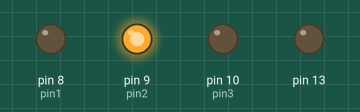
Simulated run of this sketch. Board: Arduino Uno, built with avr-gcc and run on an emulated ATmega328P. Parts: output pins drawn as LEDs (lit = HIGH).

Above: at 1.0 s.
At 3.0 s:
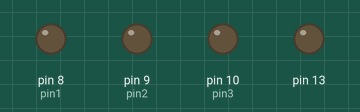
Timing chart, 0 to 5.2 s (numbered marks = the images above):
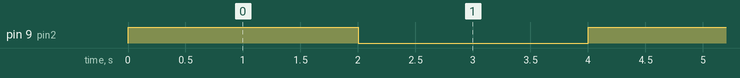

Measured:
- by itself, pin 9 (pin2): alternates HIGH for 2.0 s and LOW for 2.0 s

The sketch:

led.ino
```cpp
// Menyalakan LED Menggunakan Arduino UNO
// Menyalakan LED dengan Aktif HIGH
int pin1 = 8;
int pin2 = 9;
int pin3 = 10;

void setup()
{
   // menjadikan PIN 4 sebagai OUTPUT
   pinMode(13, OUTPUT);
    pinMode(pin1, OUTPUT);
     pinMode(pin2, OUTPUT);
      pinMode(pin3, OUTPUT);
}
void loop()
{
   // Menyalakan PIN 4 (HIGH = Memberi tegangan pada PIN 4)
   digitalWrite(pin2, HIGH);
   delay(2000);
    digitalWrite(pin2, LOW);
    delay(2000);


}
```
